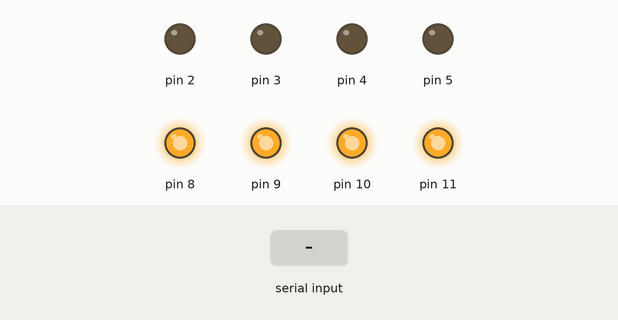
Recording of a sketch running on a simulated Arduino Uno, built with avr-gcc and run on an emulated ATmega328P. Shown: output pins drawn as LEDs (lit = HIGH). The inputs (shaded band) are chosen by the test bench.

Above: at 1.2 s.
1.3 s: "90,45\n" received over Serial
At 2.36 s:
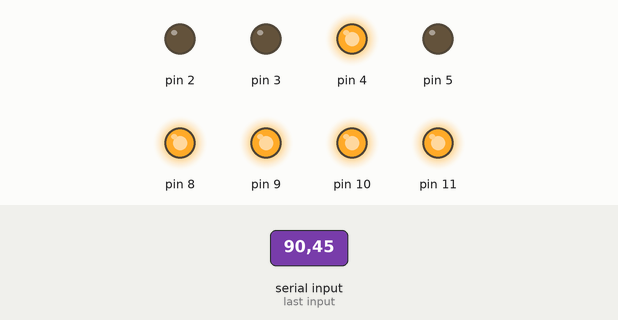
At 2.8 s:
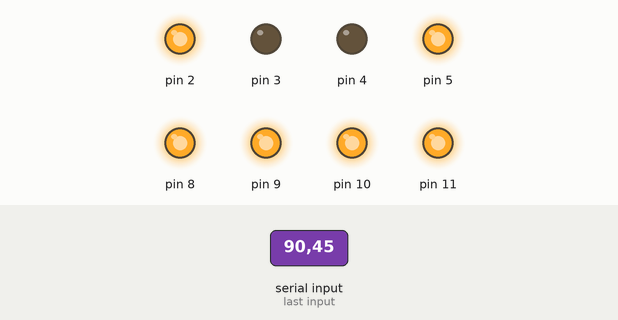
3.9 s: "30,150\n" received over Serial
At 4.96 s:
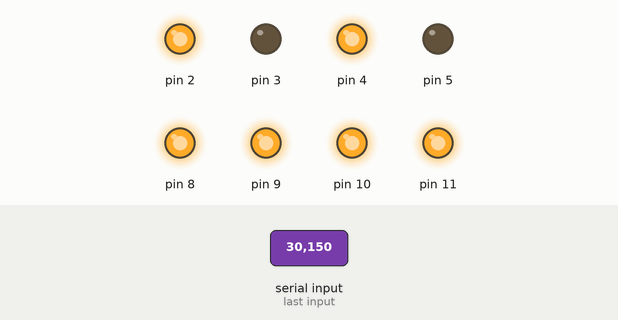
Timing chart, 0 to 6.9 s (numbered marks = the images above; inputs shaded):
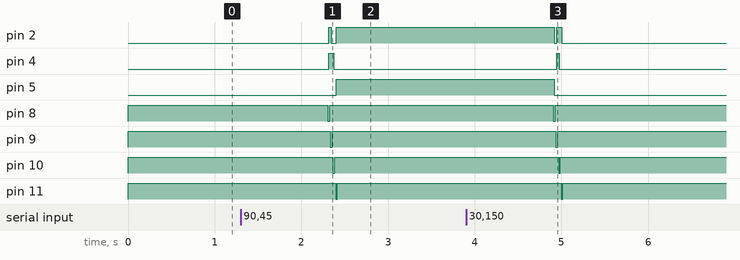

The sketch:

four_LED.ino
```cpp
void setup()
{
  pinMode(2, OUTPUT); // 输出 1
  pinMode(3, OUTPUT); // 输出 2
  pinMode(4, OUTPUT); // 输出 3
  pinMode(5, OUTPUT); // 输出 4

  pinMode(8, OUTPUT);  // 锁销 1
  pinMode(9, OUTPUT);  // 锁销 2
  pinMode(10, OUTPUT); // 锁销 3
  pinMode(11, OUTPUT); // 锁销 4

  Serial.begin(9600);
  // 全部锁定
  digitalWrite(8, HIGH);
  digitalWrite(9, HIGH);
  digitalWrite(10, HIGH);
  digitalWrite(11, HIGH);
}

long num;     // 输入多对应的二进制数
String strIn; // 输入的字符串

void loop()
{
  num = 0;

  if(Serial.available()>0){
    strIn = Serial.readString(); // 读取串口输入的字符串

    // 将字符串转化为二进制数
    for(int i=0;strIn[i];i++){
      if(isDigit(strIn[i])){  // 如果字符为数字，则转换为二进制
        num = num<<4;
        num = num + (strIn[i]-'0');
      }
    }

    // 输出，显示数字
    for(int i=0;i<4;i++){
      digitalWrite(i+8, LOW); //解锁
      delay(10);
      for(int j=0;j<4;j++){   //显示数字
        if(num & 0x1)
          digitalWrite(j+2, HIGH);
        else
          digitalWrite(j+2, LOW);
        num = num>>1;         //下一位二进制数
      }
      delay(10);
      digitalWrite(i+8, HIGH); //上锁
      delay(10);
    }
  }
}
```

Measured:
- after the input at 1.3 s, pin 2: LOW → HIGH after 1.0 s, → LOW 0.03 s later, → HIGH 0.06 s later; pin 4: LOW → HIGH after 1.0 s, → LOW 0.06 s later; pin 5: LOW → HIGH after 1.1 s; pin 8, pin 9: HIGH → LOW after 1.0 s, → HIGH 0.02 s later; pin 10, pin 11: HIGH → LOW after 1.1 s, → HIGH 0.02 s later
- after the input at 3.9 s, pin 2: HIGH → LOW after 1.0 s, → HIGH 0.03 s later, → LOW 0.06 s later; pin 4: LOW → HIGH after 1.0 s, → LOW 0.03 s later; pin 5: HIGH → LOW after 1.0 s; pin 8, pin 9: HIGH → LOW after 1.0 s, → HIGH 0.02 s later; pin 10, pin 11: HIGH → LOW after 1.1 s, → HIGH 0.02 s later
